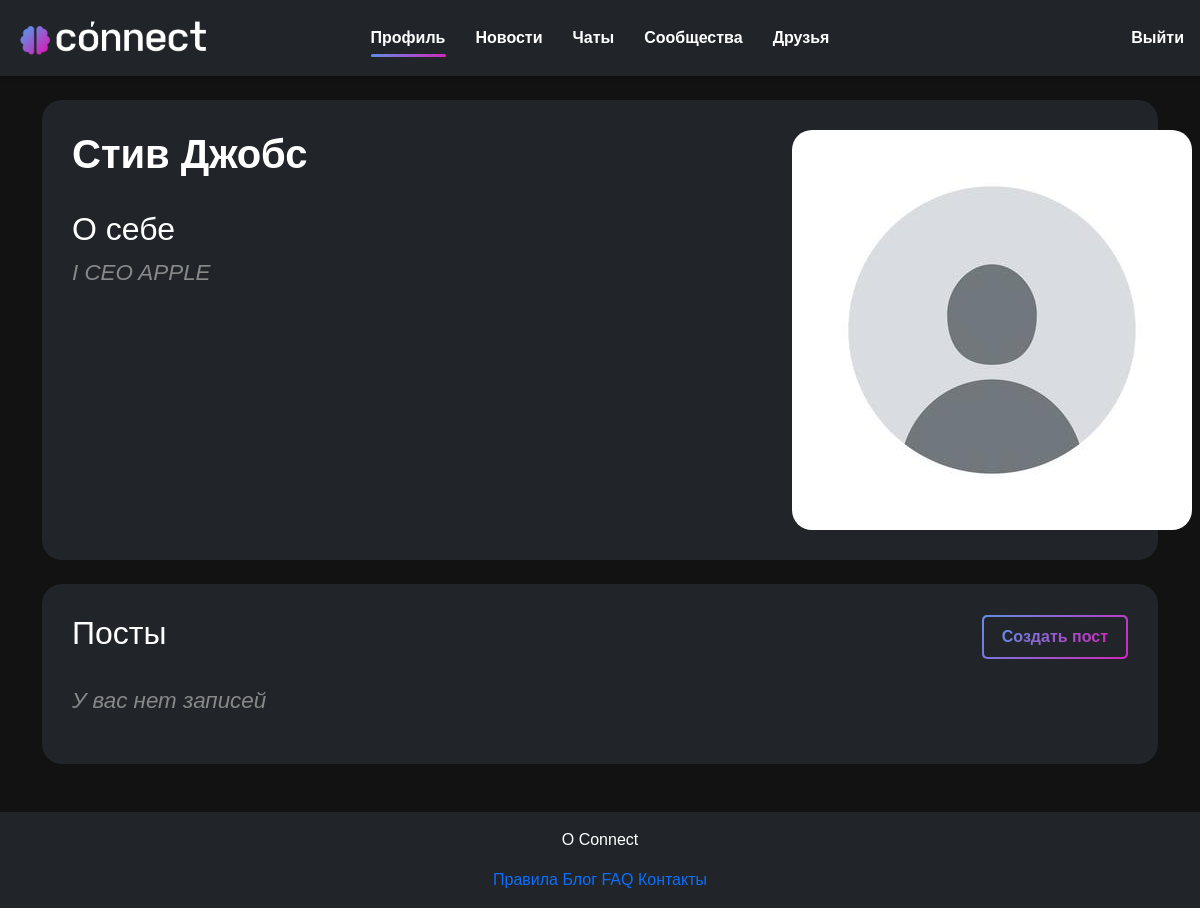
/person/ (signed in), run on the app's committed database.
### users/models.py (models this page shows, shortened)
class User(AbstractUser):
    first_name = models.CharField("Имя", max_length=20)
    last_name = models.CharField("Фамилия", max_length=20)
    username = models.CharField("Имя пользователя", unique=True, max_length=20)
    email = models.EmailField("Почта", unique=True)
    password = models.CharField("Пароль", max_length=20)
    image = models.ImageField("Аватар", upload_to='users_images', blank=True, null=True)
    about = models.TextField("О себе", max_length=250, blank=True, null=True)
    image = models.ImageField(upload_to='users_images', null=True, blank=True)
    def get_avatar_url(self):
        if self.image and hasattr(self.image, 'url'):
            return self.image.url
        else:
            return os.path.join(settings.STATIC_URL, 'person/img/default.jpg')
    class Meta:
        verbose_name = 'Пользователь'
        verbose_name_plural = 'Пользователи'

### person/views.py (the view, shortened to what this page needs)
# urls.py: path('', views.profile, name='profile'),
@login_required
def profile(request):
    about_form = AboutForm(instance=request.user)
    posts = Post.objects.filter(user=request.user.id).order_by('-date')
    empty_post_form = PostForm()
    post_forms = {}
    for post in posts:
        post_forms[post.id] = PostForm(instance=post)
    flag = False
    data = {
        "user": request.user,
        "posts": posts,
        "about_form": about_form,
        "post_forms": post_forms,
        "empty_post_form": empty_post_form,
        "flag": flag,
    }
    return render(request, "person/profile.html", data)

### person/templates/person/profile.html (shortened to what this page needs)
{% extends 'main/layout.html' %}
{% load static %}
{% load custom_filters %}
{% block link %}
    <link rel="stylesheet" href="{% static 'person/css/person.css' %}">
{% endblock %}
{% block content %}
<section class="container container-profile">
<div class="row">
    <div class="col-md-8">
        <h2 class="person_name mb-4">{{ user.first_name }} {{ user.last_name }}</h2>
        <div class="about-section">
            <h2>О себе
            </h2>
            {% if user.about %}
                <div class="about-container">
                    <p class="about">{{ user.about }}</p>
                </div>
            {% else %}
                <p class="commentary">Информация отсутвует</p>
            {% endif %}
        </div>
    </div>
    <div class="col-md-4">
        <div class="profile-image-container">
            <img src="{{ user.get_avatar_url }}" alt="person" class="profile-image">
        </div>
    </div>
</div>
</section>
<section class="container container-profile mt-4">
<div class="d-flex justify-content-between align-items-center mb-4">
    <h2>Посты</h2>
    <button type="button" class="gradient-btn" data-bs-toggle="modal" data-bs-target="#createPostModal" data="Создать пост"></button>
</div>
{% if posts %}
<div class="posts-list">
    {% for post in posts %}
        <div class="post-item">
            <div class="d-flex justify-content-between align-items-center">
                <p class="post-date mb-0">{{ post.date }}</p>
                <div>
                    <a href="#" class="post-actions-btn" data-bs-toggle="modal" data-bs-target="#editPostModal{{ post.id }}">
                        <i class="fa-solid fa-pen-to-square"></i>
                    </a>
                    <a href="#" class="post-actions-btn" data-bs-toggle="modal" data-bs-target="#deletePostModal{{ post.id }}">
                        <i class="fa-solid fa-trash"></i>
                    </a>
                </div>
            </div>
            <div class="post-text-container">
                <p class="post-text" id="post-text-{{ post.id }}">{{ post.text }}</p>
                <div class="fade-out"></div>
                <a class="read-more-btn" id="read-more-btn-{{ post.id }}" style="display: none;">Читать далее</a>
            </div>
            {% if post.image %}
            <div class="post-image-container mt-3">
                <img src="{{ post.image.url }}" alt="Post image" class="img-fluid">
            </div>
            {% endif %}
            <div class="modal fade" id="editPostModal{{ post.id }}" data-bs-backdrop="static" data-bs-keyboard="false" tabindex="-1" aria-labelledby="editPostModalLabel{{ post.id }}" aria-hidden="true">
                <div class="modal-dialog">
                    <div class="modal-content bg-dark text-light">
                        <div class="modal-header border-secondary">
                            <h1 class="modal-title fs-5" id="editPostModalLabel{{ post.id }}">Редактировать пост</h1>
                            <button type="button" class="btn-close btn-close-white" data-bs-dismiss="modal" aria-label="Закрыть"></button>
                        </div>
                        <div class="modal-body">
                            <form action="{% url 'edit_post' post.id %}" method="post" id="edit-post-form-{{ post.id }}">
                                {% csrf_token %}
                                {% with current_post_form=post_forms|get_item:post.id %}
                                {{ current_post_form.text }}
                                {% endwith %}
                                <span id="edit-post-char-count-{{ post.id }}">0/5000</span>
                            </form>
                        </div>
                        <div class="modal-footer border-secondary">
                            <button type="button" class="gradient-btn ai-button" id="aiHelpButton-{{ post.id }}" data="Помощь AI"></button>
                            <button type="submit" class="gradient-btn" form="edit-post-form-{{ post.id }}" data="Сохранить изменения"></button>
                        </div>
                    </div>
                </div>
            </div>
            <div class="modal fade" id="deletePostModal{{ post.id }}" data-bs-backdrop="static" data-bs-keyboard="false" tabindex="-1" aria-labelledby="deletePostModalLabel{{ el.id }}" aria-hidden="true">
                <div class="modal-dialog">
                    <div class="modal-content bg-dark text-light">
                        <div class="modal-header border-secondary">
                            <h1 class="modal-title fs-5" id="deletePostModalLabel{{ post.id }}">Удалить пост</h1>
                            <button type="button" class="btn-close btn-close-white" data-bs-dismiss="modal" aria-label="Закрыть"></button>
                        </div>
                        <div class="modal-body">
                            <p style="font-size: 1.2rem">Вы уверены, что хотите удалить этот пост?</p>
                        </div>
                        <div class="modal-footer border-secondary">
                            <button type="button" class="gradient-btn" data-bs-dismiss="modal" data="Отмена"></button>
                            <form action="{% url 'delete_post' post.id %}" method="post" style="display: inline;">
                                {% csrf_token %}
                                <button type="submit" class="gradient-btn" data="Удалить"></button>
                            </form>
                        </div>
                    </div>
                </div>
            </div>
        </div>
    {% endfor %}
    </div>
{% else %}
    <p class="commentary">У вас нет записей</p>
{% endif %}
</section>
{% endblock %}

### main/static/main/css/main.css (style rules this page uses)
body { font-family: sans-serif; margin: 0; padding: 0; background-color: #121212; color: #fff; }
.gradient-btn { padding: 10px 20px; border: none; outline: none; position: relative; z-index: 1; border-radius: 5px; background: linear-gradient(315deg, rgba(207,40,185,1) 0%, rgba(97,142,228,1) 100%); cursor: pointer; }
.gradient-btn::before { content: ""; position: absolute; left: 2px; right: 2px; top: 2px; bottom: 2px; border-radius: 4px; background-color: #212529; z-index: -1; transition: 200ms }
.gradient-btn::after { content: attr(data); font-size: 16px; font-weight: bold; background: linear-gradient(315deg, rgba(207,40,185,1) 0%, rgba(97,142,228,1) 100%); -webkit-background-clip: text; color: transparent; transition: 200ms }

### person/static/person/css/person.css (style rules this page uses)
.container-profile { background-color: #212529; padding: 30px; border-radius: 20px; }
.person_name { font-size: 2.5rem; font-weight: bold; }
.about-section { margin-top: 2rem; }
.about { font-style: italic; color: #888; font-size: 1.4rem; overflow-wrap: break-word; hyphens: auto; white-space: pre-wrap; }
.profile-image { width: 100%; height: 100%; object-fit: cover; }
.profile-image-container { position: relative; width: 400px; height: 400px; overflow: hidden; border-radius: 20px; }
.commentary { font-style: italic; color: #888; font-size: 1.4rem; }
.about-container { position: relative; max-height: 270px; overflow: hidden; }

### data on the page
User: first_name "Стив", last_name "Джобс", about "I CEO APPLE"
